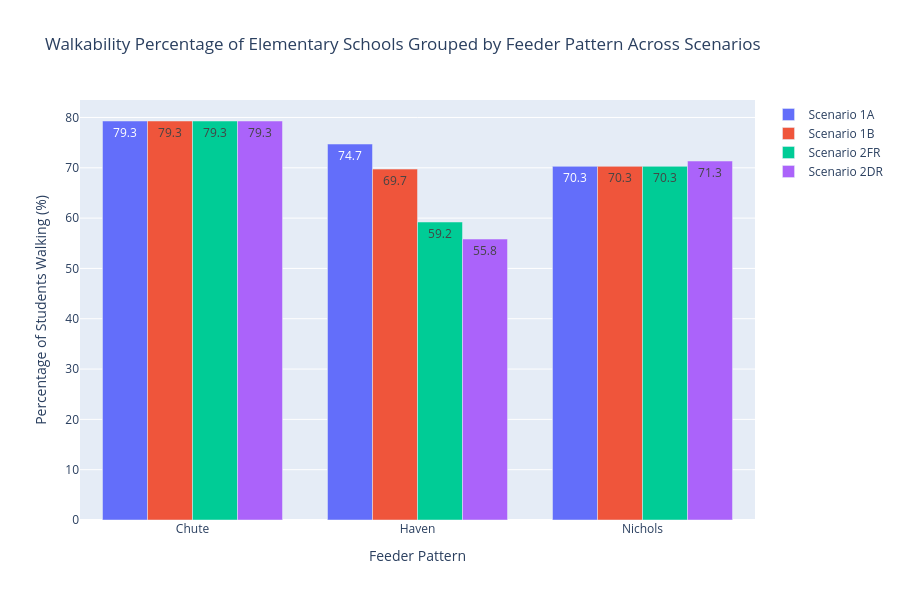

Notebook source saved alongside this figure:
### Code cell
# Plot walkability percentages by feeder middle school
fig = go.Figure()
fig.add_trace(go.Bar(
    x=feeder_walk_1A['Feeder'],
    y=feeder_walk_1A['walk_pct'],
    name='Scenario 1A',
    text=feeder_walk_1A['walk_pct'].round(1),
    textposition='auto'
))
fig.add_trace(go.Bar(
    x=feeder_walk_1B['Feeder'],
    y=feeder_walk_1B['walk_pct'],
    name='Scenario 1B',
    text=feeder_walk_1B['walk_pct'].round(1),
    textposition='auto'
))
fig.add_trace(go.Bar(
    x=feeder_walk_2FR['Feeder'],
    y=feeder_walk_2FR['walk_pct'],
    name='Scenario 2FR',
    text=feeder_walk_2FR['walk_pct'].round(1),
    textposition='auto'
))
fig.add_trace(go.Bar(
    x=feeder_walk_2DR['Feeder'],
    y=feeder_walk_2DR['walk_pct'],
    name='Scenario 2DR',
    text=feeder_walk_2DR['walk_pct'].round(1),
    textposition='auto'
))
fig.update_layout(
    title='Walkability Percentage of Elementary Schools Grouped by Feeder Pattern Across Scenarios',
    xaxis_title='Feeder Pattern',
    yaxis_title='Percentage of Students Walking (%)',
    barmode='group',
    height=600
)
fig.write_html('assets/feeder_walkability_comparison.html')
fig.show()

### Figure 1 — Plotly figure (JSON) as saved in the notebook; plotly's stock layout.template omitted (floating-point values rounded to 4 significant figures)
{"data": [{"name": "Scenario 1A", "text": [79.3, 74.7, 70.3], "textposition": "auto", "type": "bar", "x": ["Chute", "Haven", "Nichols"], "y": [79.3, 74.72, 70.29]}, {"name": "Scenario 1B", "text": [79.3, 69.7, 70.3], "textposition": "auto", "type": "bar", "x": ["Chute", "Haven", "Nichols"], "y": [79.3, 69.74, 70.29]}, {"name": "Scenario 2FR", "text": [79.3, 59.2, 70.3], "textposition": "auto", "type": "bar", "x": ["Chute", "Haven", "Nichols"], "y": [79.3, 59.23, 70.29]}, {"name": "Scenario 2DR", "text": [79.3, 55.8, 71.3], "textposition": "auto", "type": "bar", "x": ["Chute", "Haven", "Nichols"], "y": [79.3, 55.84, 71.34]}], "layout": {"barmode": "group", "height": 600, "title": {"text": "Walkability Percentage of Elementary Schools Grouped by Feeder Pattern Across Scenarios"}, "xaxis": {"title": {"text": "Feeder Pattern"}}, "yaxis": {"title": {"text": "Percentage of Students Walking (%)"}}}}
